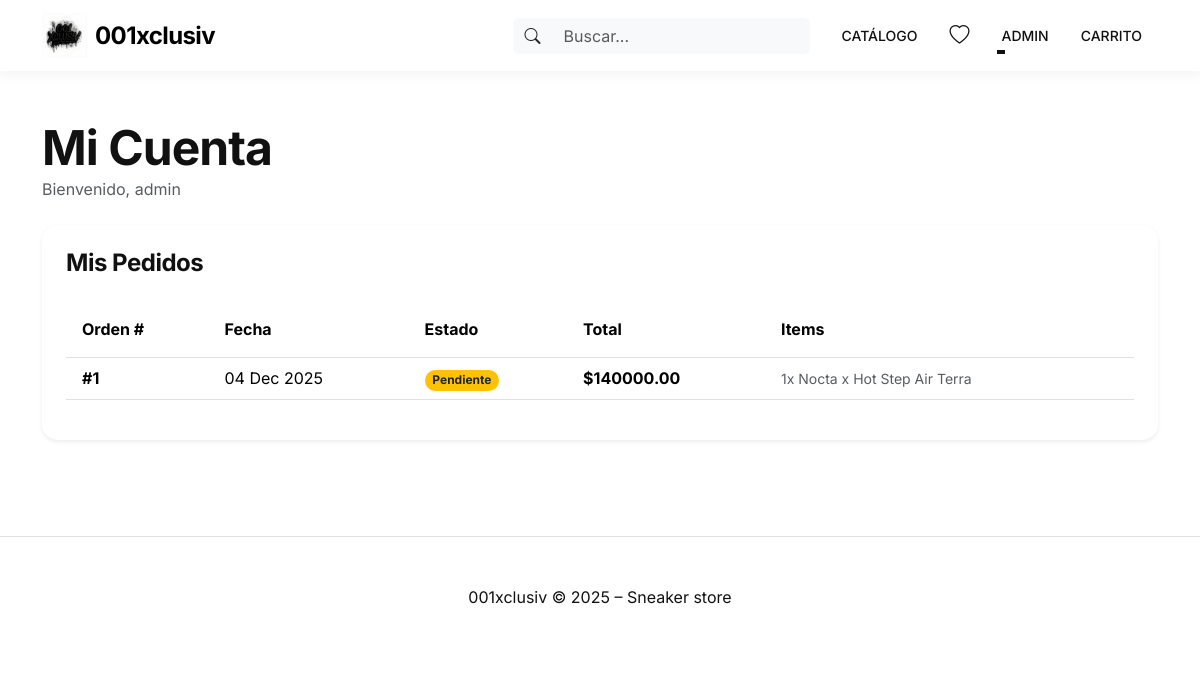
/accounts/profile/ (signed in), run on an earlier commit of the app's database.
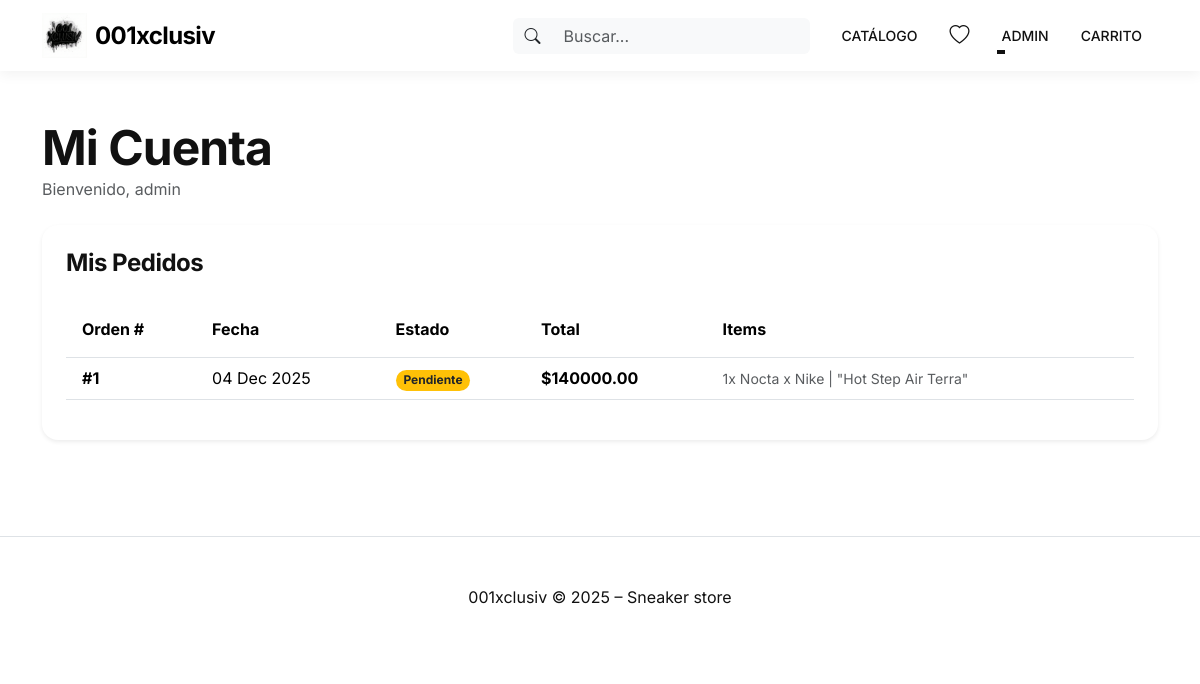
And on a later commit of the database.
### apps/orders/models.py (models this page shows, shortened)
class OrderItem(models.Model):
    order = models.ForeignKey(Order, related_name='items', on_delete=models.CASCADE)
    product = models.ForeignKey(Product, related_name='order_items', on_delete=models.CASCADE)
    variant = models.ForeignKey(ProductVariant, related_name='order_items', on_delete=models.SET_NULL, null=True, blank=True)
    price = models.DecimalField(max_digits=10, decimal_places=2)
    quantity = models.PositiveIntegerField(default=1)
    def get_cost(self):
        return self.price * self.quantity

### apps/catalog/models.py (models this page shows, shortened)
class TimeStampedModel(models.Model):
    created_at = models.DateTimeField(auto_now_add=True)
    updated_at = models.DateTimeField(auto_now=True)
    class Meta:
        abstract = True

class Product(TimeStampedModel):
    name = models.CharField("Nombre", max_length=150)
    slug = models.SlugField(max_length=180, unique=True)
    sku = models.CharField("SKU", max_length=30, unique=True)
    short_description = models.CharField(
        "Descripción corta",
        max_length=255,
        blank=True,
    )
    description = models.TextField("Descripción larga", blank=True)
    brand = models.ForeignKey(
        Brand,
        on_delete=models.PROTECT,
        related_name="products",
        null=True,
        blank=True,
    )
    categories = models.ManyToManyField(
        Category,
        related_name="products",
        blank=True,
    )
    price = models.DecimalField("Precio base", max_digits=10, decimal_places=0)
    discount_price = models.DecimalField(
        "Precio oferta",
        max_digits=10,
        decimal_places=0,
        null=True,
        blank=True,
    )
    is_active = models.BooleanField("Publicado", default=True)
    is_featured = models.BooleanField("Destacado", default=False)
    class Meta:
        verbose_name = "Producto"
        verbose_name_plural = "Productos"
        ordering = ["name"]

### apps/accounts/views.py (the view)
# urls.py: path('profile/', views.ProfileView.as_view(), name='profile'),
class ProfileView(LoginRequiredMixin, View):
    def get(self, request):
        orders = request.user.orders.all()
        return render(request, 'accounts/profile.html', {'orders': orders})

### apps/cart/cart.py (called while the page is built)
    def __len__(self):
        return sum(item['quantity'] for item in self.cart.values())

### apps/cart/context_processors.py (called while the page is built)
def cart(request):
    return {'cart': Cart(request)}

### apps/orders/models.py (called while the page is built)
    def get_total_cost(self):
        return sum(item.get_cost() for item in self.items.all())

### templates/accounts/profile.html (shortened to what this page needs)
{% extends "base.html" %}
{% load static %}
{% block content %}
<div class="row">
    <div class="col-12 mb-4">
        <h1 class="fw-bold">Mi Cuenta</h1>
        <p class="text-muted">Bienvenido, {{ user.username }}</p>
    </div>
    <div class="col-lg-12">
        <div class="card border-0 shadow-sm rounded-4 p-4">
            <h4 class="fw-bold mb-4">Mis Pedidos</h4>
            {% if orders %}
            <div class="table-responsive">
                <table class="table table-hover align-middle">
                    <thead class="bg-light">
                        <tr>
                            <th class="py-3 ps-3">Orden #</th>
                            <th class="py-3">Fecha</th>
                            <th class="py-3">Estado</th>
                            <th class="py-3">Total</th>
                            <th class="py-3">Items</th>
                        </tr>
                    </thead>
                    <tbody>
                        {% for order in orders %}
                        <tr>
                            <td class="ps-3 fw-bold">#{{ order.id }}</td>
                            <td>{{ order.created_at|date:"d M Y" }}</td>
                            <td>
                                <span class="badge rounded-pill
                                    {% if order.status == 'delivered' %}bg-success
                                    {% elif order.status == 'shipped' %}bg-info
                                    {% elif order.status == 'cancelled' %}bg-danger
                                    {% else %}bg-warning text-dark{% endif %}">
                                    {{ order.get_status_display }}
                                </span>
                            </td>
                            <td class="fw-bold">${{ order.get_total_cost }}</td>
                            <td>
                                <ul class="list-unstyled mb-0 small text-muted">
                                    {% for item in order.items.all %}
                                    <li>{{ item.quantity }}x {{ item.product.name }}</li>
                                    {% endfor %}
                                </ul>
                            </td>
                        </tr>
                        {% endfor %}
                    </tbody>
                </table>
            </div>
            {% else %}
            <div class="text-center py-5 bg-light rounded-3">
                <p class="text-muted mb-3">Aún no has realizado ningún pedido.</p>
                <a href="{% url 'catalog:list' %}" class="btn btn-outline-dark rounded-pill">Ir a comprar</a>
            </div>
            {% endif %}
        </div>
    </div>
</div>
{% endblock %}

What changed in the data, as far as the page shows it:
changed through a linked row, OrderItem: product.name "Nocta x Hot Step Air Terra" → "Nocta x Nike | \"Hot Step Air Terra\""
